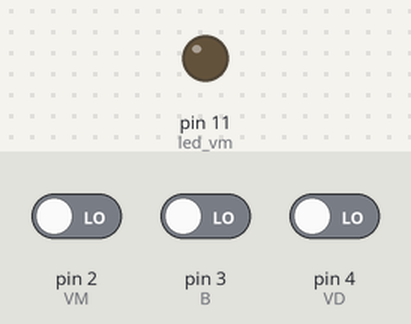
Simulated run of this sketch. Board: Arduino Uno, built with avr-gcc and run on an emulated ATmega328P. On the bench: output pins drawn as LEDs (lit = HIGH). Inputs (shaded band) come from the test bench; at power-on: pin 2 (VM) LOW, pin 3 (B) LOW, pin 4 (VD) LOW.

Above: at 1.2 s.
1.3 s: pin 2 (VM) driven HIGH
At 2.0 s:
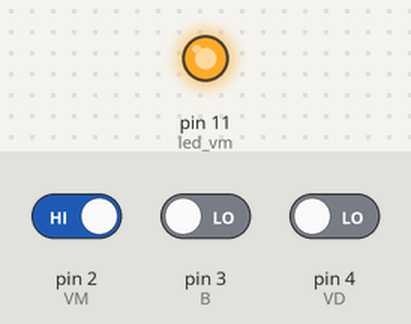
2.8 s: pin 2 (VM) driven LOW
At 3.1 s:
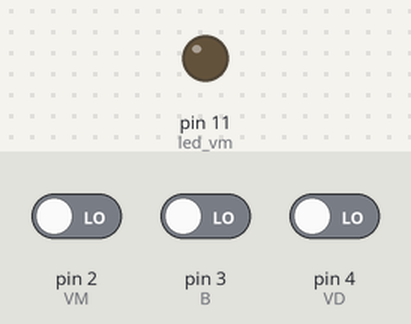
4.3 s: pin 3 (B) driven HIGH
At 5.5 s:
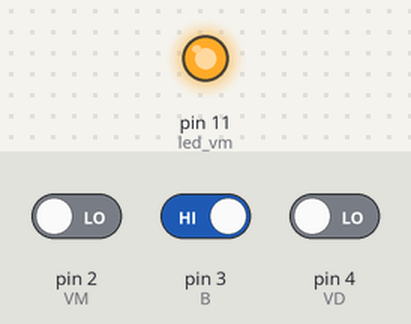
Timing chart, 0 to 7.3 s (numbered marks = the images above; inputs shaded):
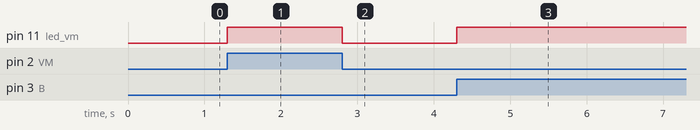

The sketch:

ParImpar.ino
```cpp
const int VM = 2;// botão Vermelho
const int B = 3;//botão branco
const int VD = 4;//botão Verde
const int led_vm = 11;// led vermelho

boolean botaoVM = false;
boolean botaoB = false;
boolean botaoVD = false;

void setup() {
  pinMode(VM, INPUT);// input significa entrada
  pinMode(B, INPUT);
  pinMode(VD, INPUT);
  pinMode(led_vm, OUTPUT);// output significa saida

}// os colchetes não são necessários no if e no else quando há apenas 1 linha, apartir de 2 já é necessário.
void loop() {
  botaoVM = digitalRead(VM);
  botaoB = digitalRead(B);
  botaoVD = digitalRead(VD);
  if ((botaoVM && !botaoB && !botaoVD) || (!botaoVM && !botaoB && botaoVD) || (!botaoVM && botaoB && !botaoVD) || (botaoVM && botaoB && botaoVD))
   digitalWrite(led_vm,HIGH);
  else
   digitalWrite(led_vm,LOW);
}
```

Measured:
- after the input at 1.3 s, pin 11 (led_vm): LOW → HIGH at once
- after the input at 2.8 s, pin 11 (led_vm): HIGH → LOW at once
- after the input at 4.3 s, pin 11 (led_vm): LOW → HIGH at once
